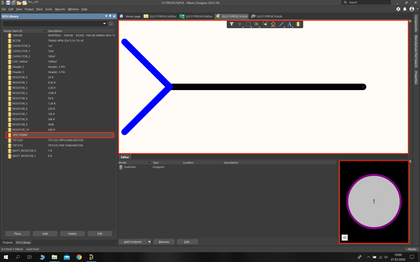
%> input picture Altium/ELE311(4:2) Project/altiumSS/schfp_testpoint.PNG, 420 x 262 px, shrunk from 2560 x 1600 before the run
$ octave main.m   (GNU Octave 9; MATLAB toolbox functions it lacks are replaced by stand-ins)
%> lines starting %> are read from the running program, lines starting %| are printed output that depends on the picture; in (x1, y1, x2, y2) boxes, pixels count from 0 and x2, y2 are one past the last pixel; in counts of white or black regions, pixels touching at a corner belong together; the program's own positions count from 1
[n p]=uigetfile;  %%for opening open window and asking the path and name of image
%> the answer given: ../../Altium/ELE311(4:2) Project/altiumSS/schfp_testpoint.PNG
imgt=imread([p n]); %% image reading
%> imgt is the input picture: size 262x420x3 uint8; mean R, G, B 126.3, 122.9, 123.5
if size(imgt,3)~=1 %% if image is colored

    img=rgb2gray(imgt);% changing colored image to grayscale
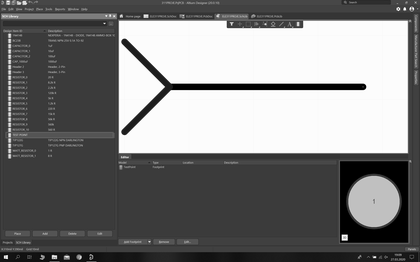
%> img: size 262x420 uint8; min 0, max 255, mean 123.8
else
    img=imgt;
end

imgb=img<100;%% thresholding
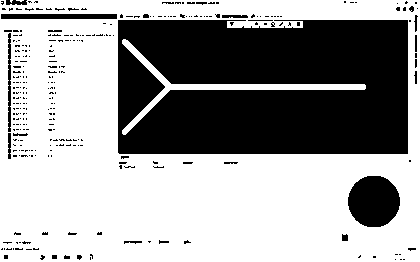
%> imgb: size 262x420 logical; 62.5% white; 300 black regions (279 under 20 px)
CC=bwconncomp(imgb);%% Connected components finding
%> CC = 4 connected components
STATS = regionprops(CC);%% extracted the properties of images
%> STATS = 4 regions; box (x1, y1, x2, y2), Area and Centroid: (0, 0, 420, 262) 66760 [179.4 156.2], (122, 39, 366, 135) 1952 [219.8 86.9], (16, 0, 24, 2) 10 [20.7 1.2], (10, 0, 13, 3) 6 [11.8 1.7]
idx = find([STATS.Area] > 3 & [STATS.Area] < 50 ); % finding area between 3 and 30
%> idx = [2 3]
BW2 = ismember(labelmatrix(CC), idx);%% out image
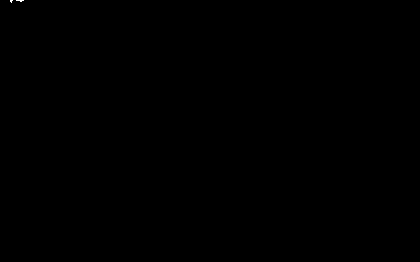
%> BW2: size 262x420 logical; 0.01% white in thin lines or dots, all inside (x1, y1, x2, y2) = (10, 0, 24, 3)
subplot(2,2,1)
imshow(BW2)%% ploting
title('Reconstruted pic with global thresholding')% title
subplot(2,2,2)% ploting
if size(imgt,3)~=1% for colored
    imgo=imgt;
    [a b]=find(BW2==1);
%> a = [1; 2; 1; 2; 3; 1; 1; 1; 1; 1; 1; 2; 1; 2; 1; 1]; b = [11; 11; 12; 12; 12; 13; 17; 18; 19; 20; 21; 21; 22; 22; 23; 24]
    for ii=1:length(a)
    imgo(a(ii),b(ii),1)=255;
    end %% for out image formation with roots with red color
%> this loop made 16 passes
%> imgo: size 262x420x3 uint8; 0.01% of pixels changed, all inside (x1, y1, x2, y2) = (10, 0, 24, 3)
else%% for  grayscale
    imgo(:,:,1)=imgt;
    imgo(:,:,2)=imgt;
    imgo(:,:,3)=imgt;
    [a b]=find(BW2==1);
    for ii=1:length(a)
    imgo(a(ii),b(ii),1)=255;
    end %% for out image formation with roots with red color
end
imshow(imgo);
title('Reconstruted pic with global thresholding')


[r c]=size(img);
%> r = 262; c = 420
m=20;%% grid size
tr=fix(r/m);
%> tr = 13
tc=fix(c/m);%% the number of grids
%> tc = 21
imgb=zeros((tr.*m),tc.*m);%% initial image formation
for ii=1:tr
    for jj=1:tc
        e=img(m*(ii-1)+1:m*(ii),m*(jj-1)+1:m*(jj));%% for each grid
        T=e<0.8.*mean(mean(e));%% thresholding
        imgb(m*(ii-1)+1:m*(ii),m*(jj-1)+1:m*(jj))=T;

    end
end
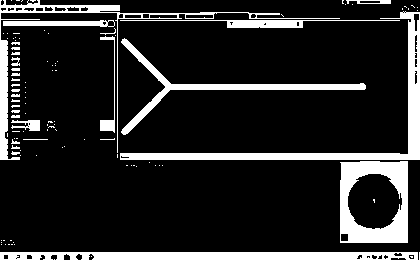
%> imgb: size 260x420 double; values 0 (black) and 1 (white), 15.6% white; 110 white regions (85 under 20 px)
CC=bwconncomp(imgb);%% Connected components finding
%> CC = 110 connected components
STATS = regionprops(CC);%% extracted the properties of images
%> STATS = 110 regions; largest, box (x1, y1, x2, y2), Area and Centroid: (120, 11, 420, 160) 3716 [333.5 124.6], (340, 161, 408, 243) 3207 [375.1 203], (0, 252, 418, 260) 3058 [210.8 256.4], (0, 0, 340, 160) 2472 [71.4 50.8], (121, 38, 366, 135) 2036 [217 87.8]
idx = find([STATS.Area] > 3 & [STATS.Area] < 50 ); % finding area between 3 and 30
%> idx = 33 values from 12 to 110
BW2 = ismember(labelmatrix(CC), idx);%% out image
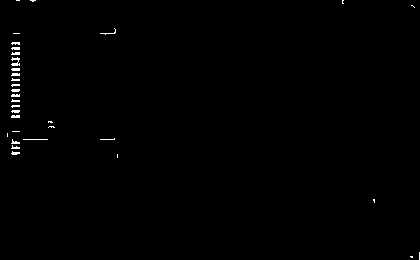
%> BW2: size 260x420 logical; 0.5% white in thin lines or dots
subplot(2,2,3)
imshow(BW2)%% ploting
title('Reconstruted pic with local thresholding')% title
subplot(2,2,4)% ploting
if size(imgt,3)~=1% for colored
    imgo=imgt;
    [a b]=find(BW2==1);
%> a = 541 values from 1 to 260; b = 541 values from 8 to 420
    for ii=1:length(a)
    imgo(a(ii),b(ii),1)=255;
    end %% for out image formation with roots with red color
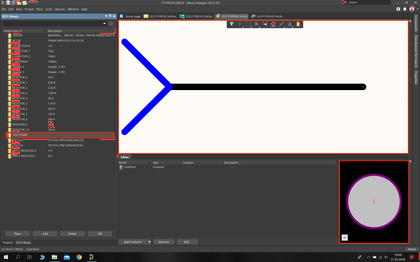
%> imgo: size 262x420x3 uint8; 0.49% of pixels changed, all inside (x1, y1, x2, y2) = (7, 0, 420, 260)
else%% for  grayscale
    imgo(:,:,1)=imgt;
    imgo(:,:,2)=imgt;
    imgo(:,:,3)=imgt;
    [a b]=find(BW2==1);
    for ii=1:length(a)
    imgo(a(ii),b(ii),1)=255;
    end %% for out image formation with roots with red color
end
imshow(imgo);
title('Reconstruted pic with local thresholding')

$ run again, on Altium/ELE311(4:2) Project/altiumSS/alt_pcbbotlayer.PNG
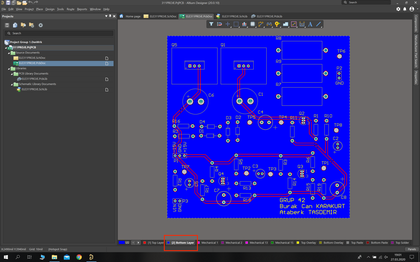
%> input picture Altium/ELE311(4:2) Project/altiumSS/alt_pcbbotlayer.PNG, 420 x 262 px, shrunk from 2560 x 1600 before the run
%> imgt is the input picture: size 262x420x3 uint8; mean R, G, B 62.2, 59.7, 126.7
%> `imgb=img<100;`:
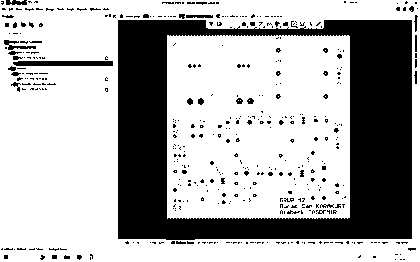
%> imgb: size 262x420 logical; 69.3% white; 458 black regions (428 under 20 px)
%> `CC=bwconncomp(imgb);`: CC = 34 connected components
%> `STATS = regionprops(CC);`: STATS = 34 regions; largest, box (x1, y1, x2, y2), Area and Centroid: (0, 0, 420, 262) 44211 [136.1 134.1], (167, 35, 350, 219) 31948 [258.7 126.4], (16, 0, 24, 2) 10 [20.7 1.2], (10, 0, 13, 3) 6 [11.8 1.7], (291, 199, 293, 200) 2 [292.5 200]
%> `idx = find([STATS.Area] > 3 & [STATS.Area] < 50 );`: idx = [2 3]
%> `[a b]=find(BW2==1);`: a = [1; 2; 1; 2; 3; 1; 1; 1; 1; 1; 1; 2; 1; 2; 1; 1]; b = [11; 11; 12; 12; 12; 13; 17; 18; 19; 20; 21; 21; 22; 22; 23; 24]
%> the loop `for ii=1:length(a)` made 16 passes
%> `CC=bwconncomp(imgb);`: CC = 214 connected components
%> `STATS = regionprops(CC);`: STATS = 214 regions; largest, box (x1, y1, x2, y2), Area and Centroid: (167, 36, 350, 218) 16123 [261.5 140.1], (0, 252, 418, 260) 3059 [211.2 256.4], (0, 0, 280, 100) 2510 [74.1 51.7], (380, 11, 420, 240) 1654 [415.7 132.4], (172, 48, 197, 84) 547 [182 70.7]
%> `idx = find([STATS.Area] > 3 & [STATS.Area] < 50 );`: idx = 70 values from 3 to 214
%> `[a b]=find(BW2==1);`: a = 1024 values from 1 to 260; b = 1024 values from 4 to 420
%> after the loop `for ii=1:length(a)`:
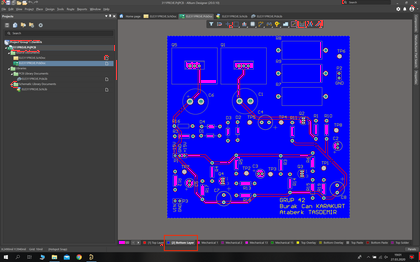
%> imgo: size 262x420x3 uint8; 0.93% of pixels changed, all inside (x1, y1, x2, y2) = (3, 0, 420, 260)

$ run again, on Altium/ELE311(4:2) Project/altiumSS/alt_pcblib.PNG
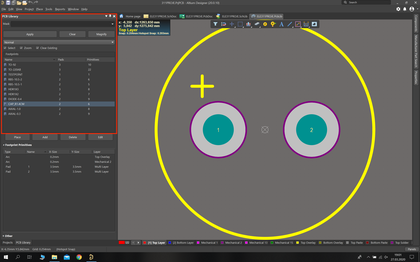
%> input picture Altium/ELE311(4:2) Project/altiumSS/alt_pcblib.PNG, 420 x 262 px, shrunk from 2560 x 1600 before the run
%> imgt is the input picture: size 262x420x3 uint8; mean R, G, B 93.5, 92.7, 88.5
%> `imgb=img<100;`:
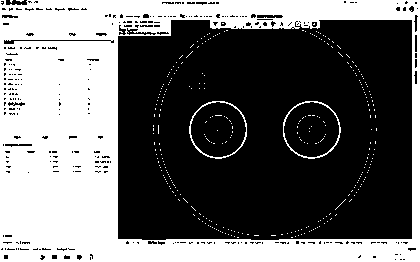
%> imgb: size 262x420 logical; 41.8% white; 306 white regions (303 under 20 px)
%> `CC=bwconncomp(imgb);`: CC = 306 connected components
%> `STATS = regionprops(CC);`: STATS = 306 regions; largest, box (x1, y1, x2, y2), Area and Centroid: (0, 0, 420, 262) 44918 [135.4 131.6], (189, 101, 247, 159) 297 [218.3 130.5], (283, 101, 341, 159) 296 [312.5 130.8], (335, 199, 346, 210) 11 [341 205], (16, 0, 24, 2) 10 [20.7 1.2]
%> `idx = find([STATS.Area] > 3 & [STATS.Area] < 50 );`: idx = 17 values from 2 to 235
%> `[a b]=find(BW2==1);`: a = 99 values from 1 to 236; b = 99 values from 11 to 350
%> the loop `for ii=1:length(a)` made 99 passes
%> `CC=bwconncomp(imgb);`: CC = 322 connected components
%> `STATS = regionprops(CC);`: STATS = 322 regions; largest, box (x1, y1, x2, y2), Area and Centroid: (0, 252, 418, 260) 3065 [211.1 256.4], (380, 11, 420, 240) 1654 [415.7 132.4], (0, 0, 280, 35) 1215 [136.9 18.1], (280, 100, 340, 160) 797 [318.8 130.9], (180, 100, 247, 160) 782 [212.2 131.1]
%> `idx = find([STATS.Area] > 3 & [STATS.Area] < 50 );`: idx = 31 values from 3 to 322
%> `[a b]=find(BW2==1);`: a = 491 values from 1 to 260; b = 491 values from 1 to 420
%> after the loop `for ii=1:length(a)`:
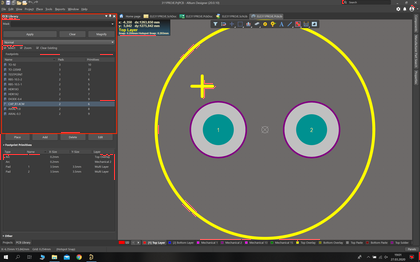
%> imgo: size 262x420x3 uint8; 0.45% of pixels changed, all inside (x1, y1, x2, y2) = (0, 0, 420, 260)

$ run again, on Altium/ELE311(4:2) Project/altiumSS/alt_pcbtoplayer.PNG
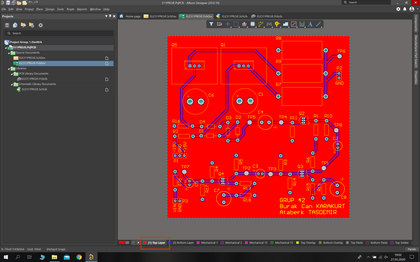
%> input picture Altium/ELE311(4:2) Project/altiumSS/alt_pcbtoplayer.PNG, 420 x 262 px, shrunk from 2560 x 1600 before the run
%> imgt is the input picture: size 262x420x3 uint8; mean R, G, B 129.5, 59.8, 59.6
%> `imgb=img<100;`:
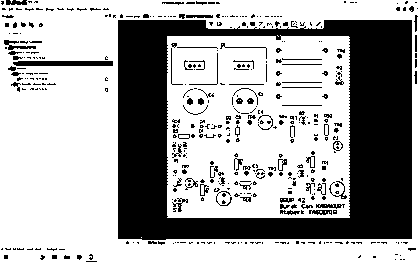
%> imgb: size 262x420 logical; 66.9% white; 450 black regions (372 under 20 px)
%> `CC=bwconncomp(imgb);`: CC = 64 connected components
%> `STATS = regionprops(CC);`: STATS = 64 regions; largest, box (x1, y1, x2, y2), Area and Centroid: (0, 0, 420, 262) 44197 [136.1 134.1], (167, 35, 350, 218) 29318 [258.7 125.9], (16, 0, 23, 2) 9 [20.3 1.2], (10, 0, 13, 3) 5 [12 1.6], (320, 211, 322, 213) 4 [321.5 212.5]
%> `idx = find([STATS.Area] > 3 & [STATS.Area] < 50 );`: idx = [2 3 51]
%> `[a b]=find(BW2==1);`: a = 18 values from 1 to 213; b = 18 values from 11 to 322
%> the loop `for ii=1:length(a)` made 18 passes
%> `CC=bwconncomp(imgb);`: CC = 370 connected components
%> `STATS = regionprops(CC);`: STATS = 370 regions; largest, box (x1, y1, x2, y2), Area and Centroid: (0, 5, 340, 100) 3011 [97.1 45.2], (97, 252, 418, 260) 2453 [251.8 256.4], (380, 11, 420, 240) 1652 [415.7 132.5], (280, 180, 349, 218) 672 [322.4 206.5], (207, 20, 323, 28) 581 [265.5 24.3]
%> `idx = find([STATS.Area] > 3 & [STATS.Area] < 50 );`: idx = 125 values from 6 to 370
%> `[a b]=find(BW2==1);`: a = 1555 values from 1 to 260; b = 1555 values from 11 to 420
%> after the loop `for ii=1:length(a)`:
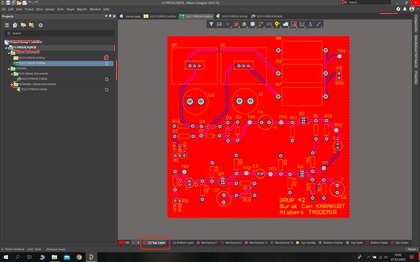
%> imgo: size 262x420x3 uint8; 1.36% of pixels changed, all inside (x1, y1, x2, y2) = (10, 0, 420, 260)
